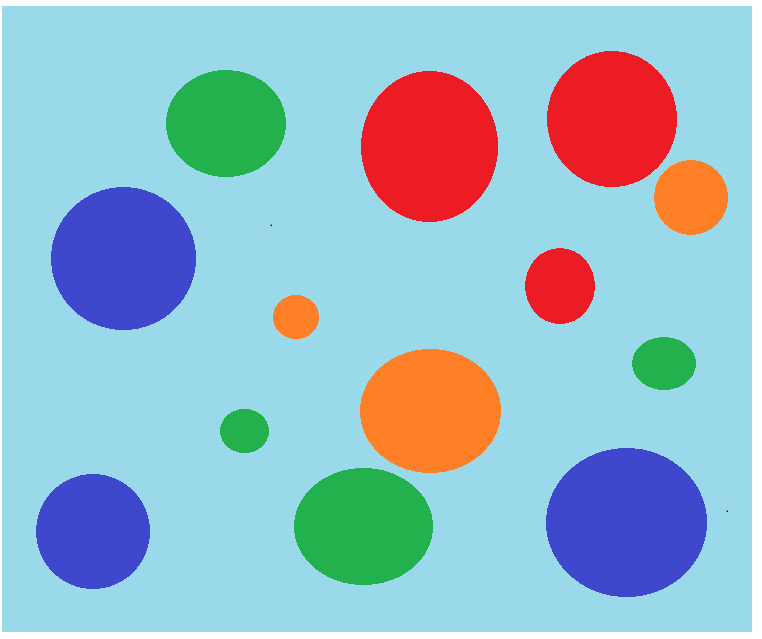
#> input picture new_shapes.png, 762 x 639 px, found by its file name
$ python hotspot.py
#> lines starting #> are read from the running program, lines starting #| are printed output that depends on the picture; after the words box and inside, x2 and y2 are one past the last pixel; in counts of white or black regions, pixels touching at a corner belong together
import cv2
import numpy as np

img = cv2.imread( 'C:/Users/Shayla/Documents/Capstone_Class/image_proc/new_shapes.png')
#> img is the input picture: shape (639, 762, 3); mean B, G, R 201.3, 185.7, 151.6
#window_name = 'image'
hsv = cv2.cvtColor(img, cv2.COLOR_BGR2HSV)
#> hsv: shape (639, 762, 3); mean H, S, V 95.6, 114.4, 229.8

lower = np.array([161,155,84])
upper = np.array([179,255,255])

mask = cv2.inRange(hsv, lower, upper)
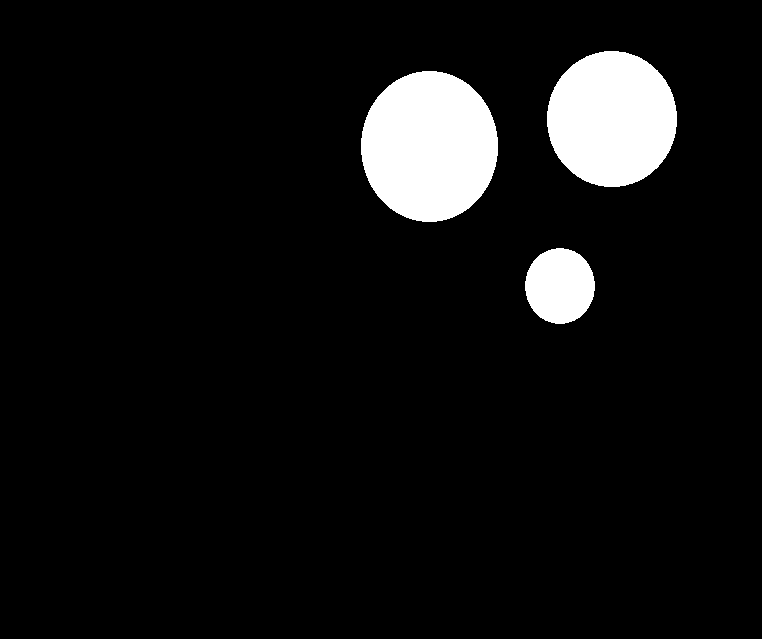
#> mask: shape (639, 762); 7% white; 3 white regions, box (x1, y1, x2, y2) and area: (361, 71, 498, 222) 16230, (547, 51, 677, 187) 13868, (525, 248, 595, 324) 4154

cv2.imshow('image', img)
cv2.imshow('mask', mask)

cv2.waitKey(0)
cv2.destroyAllWindows()
